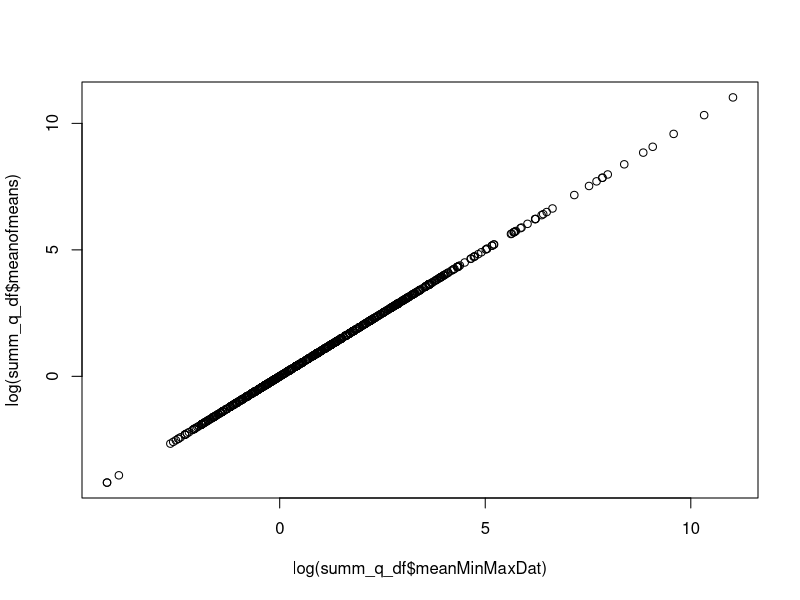
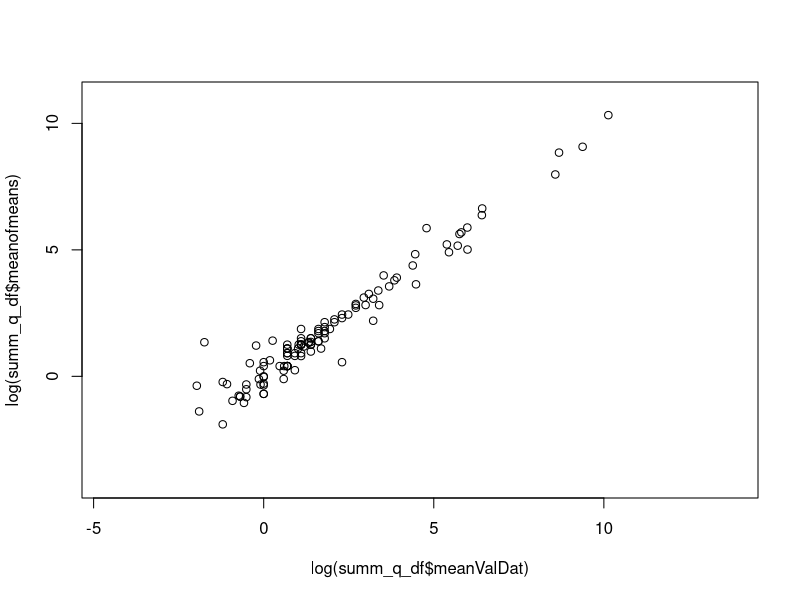

The R source for these figures, in order: (Note: this script raises an error after producing the figures.)
rm(list=ls())

#load libraries
library(tidyverse)
library(gtools)

#import data
df<-read.csv("data/qryDiveRS_Data_2023-05-21.csv")
str(df)

#extract quant data only
q_df<-df[grep("(C1)",df$NChrDat),]

#remove extra metadata columns
q_df<-q_df[,c(1,2,3,6:8)]

#calculate mean value (VAL,MIN,MAX) for each trait for each species
summ_q_df<-q_df %>% group_by(NTaxDat,NChrDat) %>% summarise(meanValDat = mean(ValDat, na.rm=TRUE), meanMinDat = mean(MinDat, na.rm=TRUE), meanMaxDat = mean(MaxDat, na.rm=TRUE), meanMinMaxDat = mean(c(MinDat, MaxDat), na.rm=TRUE) )
#view(summ_q_df)

###
# Note: there are alternative, perhaps better, ways to summarise the quantitative trait
# values per species, particularly when min/max data are available.
###

###
# Exploring mean of means 
###

#make column for mean of means
summ_q_df$meanofmeans<-(summ_q_df$meanMinDat + summ_q_df$meanMaxDat)/2

#column of true or false whether values match
summ_q_df$true_false <- summ_q_df$meanofmeans == summ_q_df$meanMinMaxDat

#what is the relation between mean of all min/max values, and mean of means
plot(log(summ_q_df$meanMinMaxDat),log(summ_q_df$meanofmeans))

#relation between mean Val and mean of means
plot(log(summ_q_df$meanValDat),log(summ_q_df$meanofmeans))

#df where values are not equal (NOTE: they appear to be equal)
summ_q_df[grep("TRUE",!summ_q_df$meanMinMaxDat==summ_q_df$meanofmeans),]

#only data with min values
q_df_min<-q_df[!is.na(q_df$MinDat),]

#counts per species per trait
df2 <- q_df_min[,c(2:3)] %>% group_by(NTaxDat , NChrDat) %>% 
  summarise(total_count=n(),.groups = 'drop') %>% 
  as.data.frame()

#view(q_df_min)
#view(df2)

#replace missing VAL with values calculated from min/max
for(i in 1:length(summ_q_df$meanValDat)){
  
  if(is.na(summ_q_df$meanValDat[i])){
    
    # option #1
    # if val is NA, replace with mean of min and max
    # Note: if one of min/max is NA then this may produce an NA 
    # Note 2: this should be the same as method below, but leabing this in just in case
    # (this doesnt occur in latest dataset after cursory check 07/07/23)
    
    #summ_q_df$meanValDat[i] <- (summ_q_df$meanMinDat[i] + summ_q_df$meanMaxDat[i]) / 2
    
    #option #2
    # if val is NA replace with mean of all min and max values
    
    summ_q_df$meanValDat[i] <- summ_q_df$meanMinMaxDat[i]
    
  }
}

#examine data
#view(summ_q_df)

#are any NA present?
table(is.na(summ_q_df$meanValDat))

#pivot to wide format with traits as columns
df.wide <- pivot_wider(summ_q_df, names_from = NChrDat, values_from = c(meanValDat,meanMinDat,meanMaxDat),id_cols = c(NTaxDat))
#view(df.wide)

#write output csv
write.csv(df.wide,"outputs/2_proteus_quantitative.csv")

